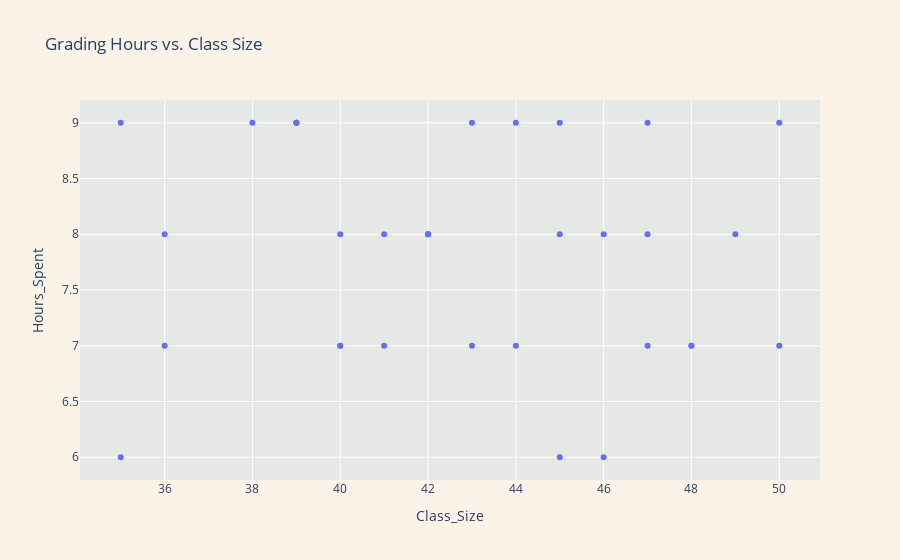

Write notebook code for a chart like this one.
### Code cell
import plotly.express as px
fig = px.scatter(df[df['Task'] == 'grading'], x='Class_Size', y='Hours_Spent', 
                 title='Grading Hours vs. Class Size')
fig.update_layout(
    plot_bgcolor='rgba(179, 208, 219, 0.3)',  # Lightish teal-lavender blend
    paper_bgcolor='rgba(241, 216, 179, 0.3)'  # Lightish golden-lavender blend
)
fig.show()

### Figure 1 — Plotly figure (JSON) as saved in the notebook; plotly's stock layout.template omitted (floating-point values rounded to 4 significant figures)
{"data": [{"hovertemplate": "Class_Size=%{x}<br>Hours_Spent=%{y}<extra></extra>", "legendgroup": "", "marker": {"color": "#636efa", "symbol": "circle"}, "mode": "markers", "name": "", "orientation": "v", "showlegend": false, "type": "scatter", "x": [45, 40, 50, 35, 42, 48, 39, 46, 41, 44, 47, 36, 43, 38, 49, 40, 45, 42, 47, 39, 45, 40, 50, 35, 42, 48, 39, 46, 41, 44, 47, 36, 43], "xaxis": "x", "y": [8, 7, 9, 6, 8, 7, 9, 6, 8, 7, 9, 8, 7, 9, 8, 7, 9, 8, 7, 9, 6, 8, 7, 9, 8, 7, 9, 8, 7, 9, 8, 7, 9], "yaxis": "y"}], "layout": {"legend": {"tracegroupgap": 0}, "paper_bgcolor": "rgba(241, 216, 179, 0.3)", "plot_bgcolor": "rgba(179, 208, 219, 0.3)", "title": {"text": "Grading Hours vs. Class Size"}, "xaxis": {"anchor": "y", "domain": [0, 1], "title": {"text": "Class_Size"}}, "yaxis": {"anchor": "x", "domain": [0, 1], "title": {"text": "Hours_Spent"}}}}
